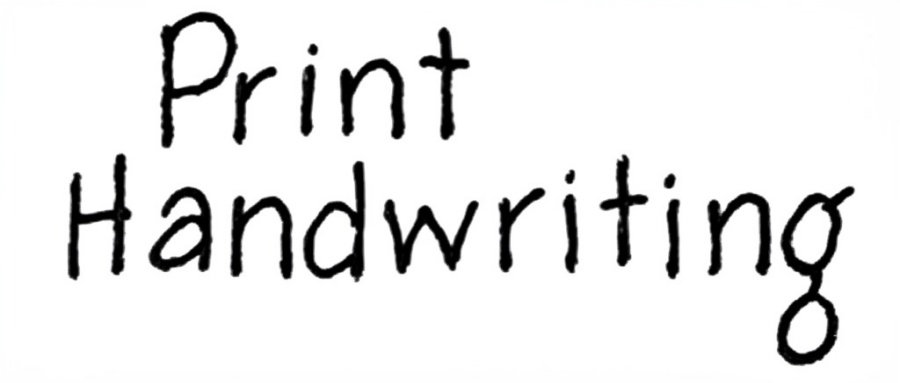
#> input picture backend/atest/print.jpg, 900 x 383 px
$ python letter_size_uniformity.py
#> lines starting #> are read from the running program, lines starting #| are printed output that depends on the picture; after the words box and inside, x2 and y2 are one past the last pixel; in counts of white or black regions, pixels touching at a corner belong together
import cv2
import numpy as np
import matplotlib.pyplot as plt
from skimage import measure
from scipy.ndimage import distance_transform_edt
import base64
from io import BytesIO

class LetterUniformityAnalyzer:
    def __init__(self, image_input, is_base64=True):
        """
        Initializes the LetterUniformityAnalyzer with either a base64 encoded image or image path.

        Parameters:
            image_input (str): Either base64 encoded image string or image file path
            is_base64 (bool): If True, image_input is treated as base64 string, else as file path
        """
#> called with image_input = '../../atest/print.jpg', is_base64 = False
        if is_base64:
            # Decode base64 image
            img_data = base64.b64decode(image_input)
            nparr = np.frombuffer(img_data, np.uint8)
            self.img = cv2.imdecode(nparr, cv2.IMREAD_COLOR)
            if self.img is None:
                raise ValueError("Error: Could not decode base64 image")
        else:
            # Read image from file path
            self.img = cv2.imread(image_input)
#> self.img is the input picture: shape (383, 900, 3); mean B, G, R 232.3, 232.3, 232.3
            if self.img is None:
                raise ValueError(f"Error: Could not read image at {image_input}")

        # Convert to grayscale if needed
        if len(self.img.shape) == 3 and self.img.shape[2] == 3:
            self.gray_img = cv2.cvtColor(self.img, cv2.COLOR_BGR2GRAY)
        else:
            self.gray_img = self.img.copy()

    def analyze(self, debug=False):
        """
        Analyzes the image to determine letter size uniformity by measuring
        height, width, aspect ratio, pen pressure, and stroke width.

        Parameters:
            debug (bool): If True, generates visualization plots.

        Returns:
            dict: Metrics and visualization graphs if debug=True.
        """
#> called with debug = True
        # -----------------------------
        # 1) Apply Otsu's thresholding
        # -----------------------------
        # Using Otsu automatically determines the best threshold for binarization
        # in images with bimodal histograms.
        blur = cv2.GaussianBlur(self.gray_img, (3, 3), 0)
        # Otsu’s threshold returns the threshold value as 'thresh_val'
        thresh_val, binary = cv2.threshold(
            blur, 0, 255, cv2.THRESH_BINARY_INV + cv2.THRESH_OTSU
        )
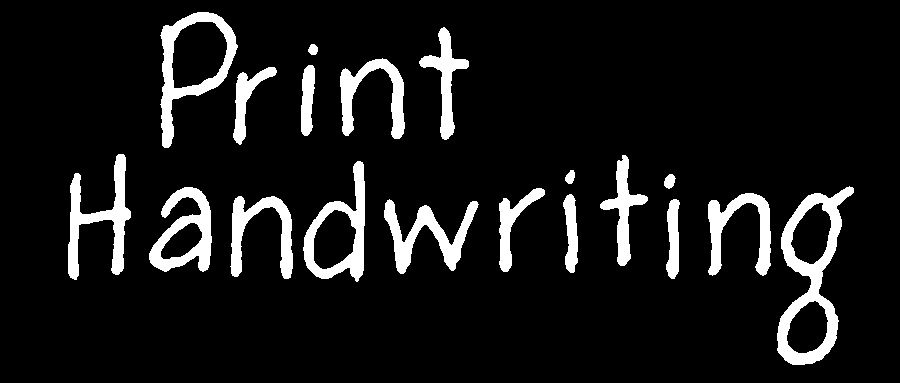
#> binary: shape (383, 900); 9.2% white; 19 white regions, largest, box (x1, y1, x2, y2) and area: (777, 186, 854, 365) 4359, (160, 12, 238, 148) 2898, (68, 154, 131, 280) 2689
#> thresh_val = 140

        # ---------------------------------------
        # 2) Morphological operations (optional)
        # ---------------------------------------
        # A small opening removes noise. Adjust kernel size as needed.
        kernel = cv2.getStructuringElement(cv2.MORPH_RECT, (2, 2))
        binary = cv2.morphologyEx(binary, cv2.MORPH_OPEN, kernel, iterations=1)
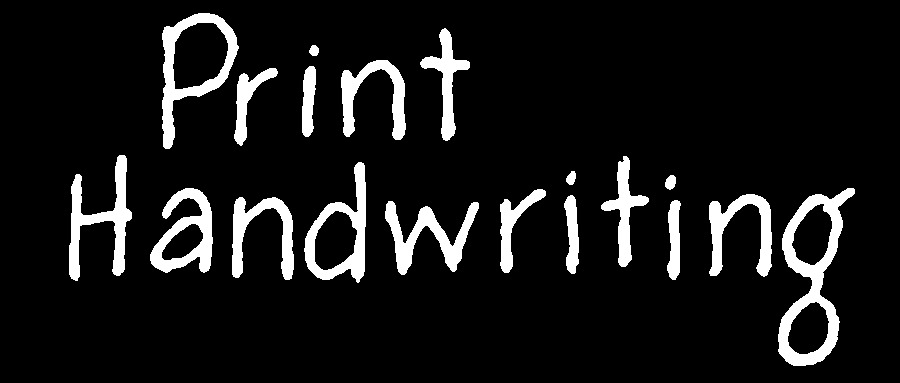
#> binary: shape (383, 900); 9.2% white; 19 white regions

        # Optionally, a small closing can unify broken strokes
        # binary = cv2.morphologyEx(binary, cv2.MORPH_CLOSE, kernel, iterations=1)

        # ---------------------------------------------------
        # 3) Label connected components (letters/characters)
        # ---------------------------------------------------
        label_img = measure.label(binary, connectivity=2)
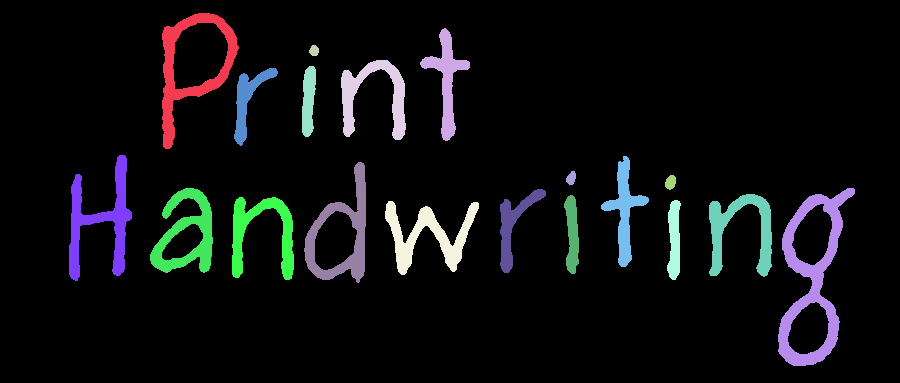
#> label_img: shape (383, 900) int64; 20 distinct labels, from 0 to 19; one colour per label, 0 black
        regions = measure.regionprops(label_img, intensity_image=self.gray_img)
#> regions = 19 regions; largest, box (x1, y1, x2, y2) and area: (778, 188, 855, 366) 4358, (162, 13, 239, 149) 2896, (69, 155, 132, 281) 2688, (304, 162, 366, 283) 2534, (385, 201, 479, 275) 2431

        # --------------------------------------------------------------------------------
        # 4) Filter out small noise components using a dynamic minimum area threshold
        # --------------------------------------------------------------------------------
        # For example, we can compute a robust estimate (like median area) among all
        # connected components, then set some fraction of that as the threshold.
        all_areas = [r.area for r in regions]
#> all_areas = [2896, 1625, 85, 1980, 769, 1080, 2688, 1564, 2534, 101, 125, 2416, 4358, 1182, 2117, 803, 2058, 807, 2431]
        median_area = np.median(all_areas) if all_areas else 0
#> median_area = 1625
        # As a starting point, we set min_area to 0.2 * median_area, but at least 20.
        min_area = max(20, 0.2 * median_area)
#> min_area = 325

        valid_regions = [region for region in regions if region.area >= min_area]
#> valid_regions = 16 regions; largest, box (x1, y1, x2, y2) and area: (778, 188, 855, 366) 4358, (162, 13, 239, 149) 2896, (69, 155, 132, 281) 2688, (304, 162, 366, 283) 2534, (385, 201, 479, 275) 2431

        # If no regions were found, return zeros
        if len(valid_regions) == 0:
            metrics = {
                'height_uniformity': 0,
                'width_uniformity': 0,
                'aspect_ratio_uniformity': 0,
                'pen_pressure_uniformity': 0,
                'stroke_width_uniformity': 0,
                'avg_pen_pressure': 0,
                'avg_stroke_width': 0,
                'letter_count': 0
            }
            return {'metrics': metrics, 'graphs': [], 'preprocessed_image': None}

        # ---------------------------------------------------------------------------
        # 5) Compute metrics (height, width, aspect ratio, stroke width, pen pressure)
        # ---------------------------------------------------------------------------
        heights = []
        widths = []
        aspect_ratios = []
        mean_intensities = []
        stroke_widths = []
        bboxes = []
        centroids = []

        for i, region in enumerate(valid_regions):
            # Get bounding box (min_row, min_col, max_row, max_col)
            min_row, min_col, max_row, max_col = region.bbox
            width = max_col - min_col
            height = max_row - min_row
            aspect_ratio = width / height if height != 0 else 0

            heights.append(height)
            widths.append(width)
            aspect_ratios.append(aspect_ratio)
            bboxes.append((min_col, min_row, width, height))
            centroids.append((region.centroid[1], region.centroid[0]))

            # Extract intensity values for this letter (invert so higher = darker)
            coords = region.coords
            letter_intensity = 255 - self.gray_img[coords[:, 0], coords[:, 1]].astype(np.float64)
            mean_intensity = np.mean(letter_intensity)
            mean_intensities.append(mean_intensity)

            # Estimate stroke width using distance transform
            mask = np.zeros(binary.shape, dtype=np.uint8)
            mask[coords[:, 0], coords[:, 1]] = 1
            dist_transform = distance_transform_edt(mask)
            max_dist = np.max(dist_transform[mask == 1])
            stroke_width = 2 * max_dist
            stroke_widths.append(stroke_width)
#> this loop made 16 passes
#> (min_row, min_col, max_row, max_col, width, height, aspect_ratio, mean_intensity) on passes 1 to 12: (13, 162, 149, 239, 77, 136, 0.566, 220.2), (28, 420, 141, 470, 50, 113, 0.442, 222.8), (60, 341, 140, 406, 65, 80, 0.812, 222.2), (66, 302, 137, 316, 14, 71, 0.197, 218.2), (68, 234, 146, 278, 44, 78, 0.564, 216.4), (155, 69, 281, 132, 63, 126, 0.5, 220.5), (156, 601, 267, 649, 48, 111, 0.432, 220.1), (162, 304, 283, 366, 62, 121, 0.512, 218.9), (188, 150, 273, 213, 63, 85, 0.741, 219.2), (188, 778, 366, 855, 77, 178, 0.433, 222.9), (189, 500, 273, 546, 46, 84, 0.548, 218.9), (194, 709, 277, 772, 63, 83, 0.759, 221.6)
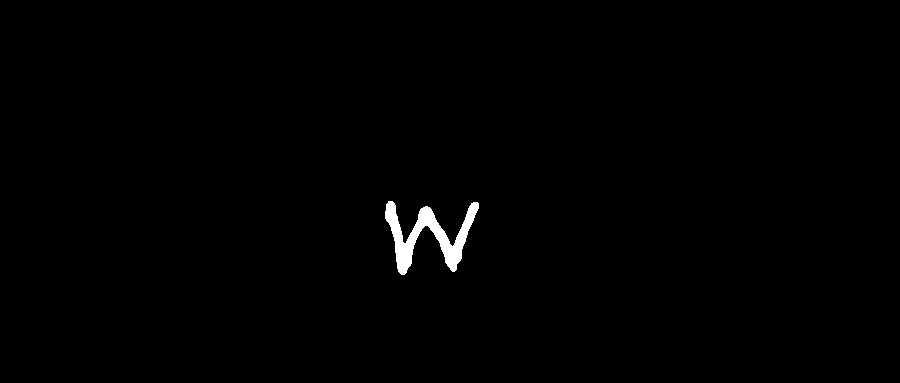
#> mask: shape (383, 900); values 0 (black) and 1 (white), 0.71% white; 1 white region, box (x1, y1, x2, y2) and area: (385, 201, 479, 275) 2431
#> after the loop, aspect_ratios = [0.566, 0.442, 0.812, 0.197, 0.564, 0.5, 0.432, 0.512, 0.741, 0.433, 0.548, 0.759, 0.19, 0.747, 0.175, 1.27]; bboxes = 16 items, first 6: (162, 13, 77, 136), (420, 28, 50, 113), (341, 60, 65, 80), (302, 66, 14, 71), (234, 68, 44, 78), (69, 155, 63, 126); centroids = [(190.2, 68.16), (446.1, 79.68), (373.5, 95.83), (308.1, 100.2), (247.5, 99.64), (100.4, 220.2), (624, 210.1), (342.3, 233.1), (186, 233.2), (812, 278.2), (513.1, 224.9), (740.4, 230.6), (571.8, 233.8), (261.6, 232.9), (673.9, 239.6), (427.7, 235.8)]; heights = [136, 113, 80, 71, 78, 126, 111, 121, 85, 178, 84, 83, 79, 83, 80, 74]; mean_intensities = [220.2, 222.8, 222.2, 218.2, 216.4, 220.5, 220.1, 218.9, 219.2, 222.9, 218.9, 221.6, 220.4, 221.4, 219.2, 222.2]; stroke_widths = [16.12, 18.44, 17.2, 13.42, 17.09, 18.44, 16.12, 18, 16, 15.62, 16.12, 16.97, 12.81, 16.12, 13.42, 18]; widths = [77, 50, 65, 14, 44, 63, 48, 62, 63, 77, 46, 63, 15, 62, 14, 94]

        # ---------------------------------------------------------------------------
        # 6) Compute uniformities using coefficient of variation (CV = std / mean)
        # ---------------------------------------------------------------------------
        def uniformity_score(values):
            if len(values) == 0 or np.mean(values) == 0:
                return 0
            cv = np.std(values) / np.mean(values)
#> cv = 0.289
            return max(0, 1 - cv)  # ensure we don't return negative

        height_uniformity = uniformity_score(heights)
#> height_uniformity = 0.711
        width_uniformity = uniformity_score(widths)
#> width_uniformity = 0.58
        aspect_ratio_uniformity = uniformity_score(aspect_ratios)
#> aspect_ratio_uniformity = 0.519
        pen_pressure_uniformity = uniformity_score(mean_intensities)
#> pen_pressure_uniformity = 0.992
        stroke_width_uniformity = uniformity_score(stroke_widths)
#> stroke_width_uniformity = 0.895

        metrics = {
            'height_uniformity': height_uniformity,
            'width_uniformity': width_uniformity,
            'aspect_ratio_uniformity': aspect_ratio_uniformity,
            'pen_pressure_uniformity': pen_pressure_uniformity,
            'stroke_width_uniformity': stroke_width_uniformity,
            'avg_pen_pressure': np.mean(mean_intensities) / 255,
            'avg_stroke_width': np.mean(stroke_widths),
            'letter_count': len(valid_regions)
        }
#> metrics = {'height_uniformity': 0.711, 'width_uniformity': 0.58, 'aspect_ratio_uniformity': 0.519, 'pen_pressure_uniformity': 0.992, 'stroke_width_uniformity': 0.895, 'avg_pen_pressure': 0.864, 'avg_stroke_width': 16.24, 'letter_count': 16}

        result = {
            'metrics': metrics,
            'graphs': [],
            'preprocessed_image': None
        }

        # -----------------------------------------------------
        # 7) Optional Debug Visualization
        # -----------------------------------------------------
        if debug:
            plt.figure("Letter Size and Pen Pressure Analysis", figsize=(12, 8))

            # Original Image
            plt.subplot(2, 3, 1)
            plt.imshow(cv2.cvtColor(self.img, cv2.COLOR_BGR2RGB))
            plt.title("Original Image")
            plt.axis('off')

            # Binary Image with Bounding Boxes
            plt.subplot(2, 3, 2)
            plt.imshow(binary, cmap='gray')
            ax = plt.gca()
            for idx, (bbox, centroid) in enumerate(zip(bboxes, centroids)):
                rect = plt.Rectangle((bbox[0], bbox[1]), bbox[2], bbox[3],
                                     edgecolor='r', facecolor='none', linewidth=1)
                ax.add_patch(rect)
                plt.text(centroid[0], centroid[1], str(idx + 1),
                         color='g', fontsize=8, fontweight='bold')
#> this loop made 16 passes
#> (bbox, centroid) on passes 1 to 12: ((162, 13, 77, 136), (190.2, 68.16)), ((420, 28, 50, 113), (446.1, 79.68)), ((341, 60, 65, 80), (373.5, 95.83)), ((302, 66, 14, 71), (308.1, 100.2)), ((234, 68, 44, 78), (247.5, 99.64)), ((69, 155, 63, 126), (100.4, 220.2)), ((601, 156, 48, 111), (624, 210.1)), ((304, 162, 62, 121), (342.3, 233.1)), ((150, 188, 63, 85), (186, 233.2)), ((778, 188, 77, 178), (812, 278.2)), ((500, 189, 46, 84), (513.1, 224.9)), ((709, 194, 63, 83), (740.4, 230.6))
            plt.title("Letter Detection")
            plt.axis('off')

            # Height Distribution
            plt.subplot(2, 3, 3)
            bins = min(20, int(np.ceil(len(heights) / 2)) or 1)
#> bins = 8
            plt.hist(heights, bins=bins)
            plt.title(f"Height Distribution\nUniformity: {height_uniformity:.3f}")

            # Width Distribution
            plt.subplot(2, 3, 4)
            bins = min(20, int(np.ceil(len(widths) / 2)) or 1)
            plt.hist(widths, bins=bins)
            plt.title(f"Width Distribution\nUniformity: {width_uniformity:.3f}")

            # Pen Pressure Distribution
            plt.subplot(2, 3, 5)
            bins = min(20, int(np.ceil(len(mean_intensities) / 2)) or 1)
            plt.hist(mean_intensities, bins=bins)
            plt.title(f"Pen Pressure Distribution\nUniformity: {pen_pressure_uniformity:.3f}")

            # Stroke Width Distribution
            plt.subplot(2, 3, 6)
            bins = min(20, int(np.ceil(len(stroke_widths) / 2)) or 1)
            plt.hist(stroke_widths, bins=bins)
            plt.title(f"Stroke Width Distribution\nUniformity: {stroke_width_uniformity:.3f}")

            plt.tight_layout()

            # Convert plot to base64
            buf = BytesIO()
            plt.savefig(buf, format='png', bbox_inches='tight')
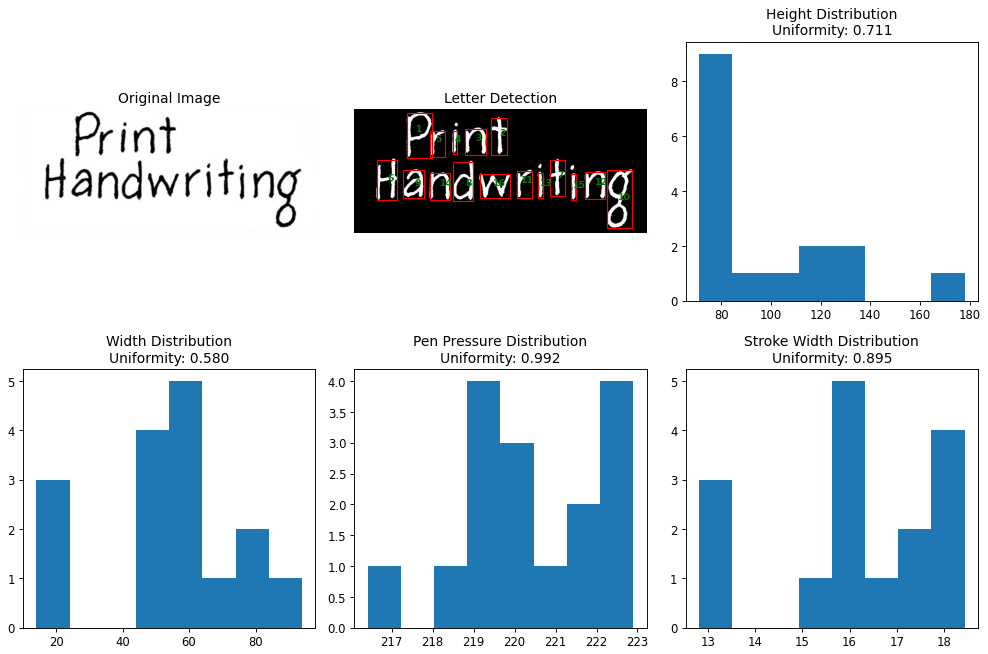
#> figure drawn by matplotlib, 6 panels; panel 3: tallest bar 9 high, from x = 71 to 84.38; panel 4: tallest bar 5 high, from x = 54 to 64; panel 6: tallest bar 5 high, from x = 15.62 to 16.33
            buf.seek(0)
            plot_base64 = base64.b64encode(buf.getvalue()).decode('utf-8')
            plt.close()

            result['graphs'].append(plot_base64)

            #Preprocessed image to base64
            _, preprocessed_buffer = cv2.imencode('.png', binary)
#> preprocessed_buffer = 9065 values, max 255 at index 2693, min 0 at index 8, mean 109.2
            preprocessed_base64 = base64.b64encode(preprocessed_buffer).decode('utf-8')
            result['preprocessed_image'] = preprocessed_base64

        return result

# === Example usage ===
if __name__ == "__main__":
    # Example with file path
    image_path = '../../atest/print.jpg'
    analyzer = LetterUniformityAnalyzer(image_path, is_base64=False)
    results = analyzer.analyze(debug=True)
#> results = 3 items
    print(results['metrics'])
#> (printed output is left out)
